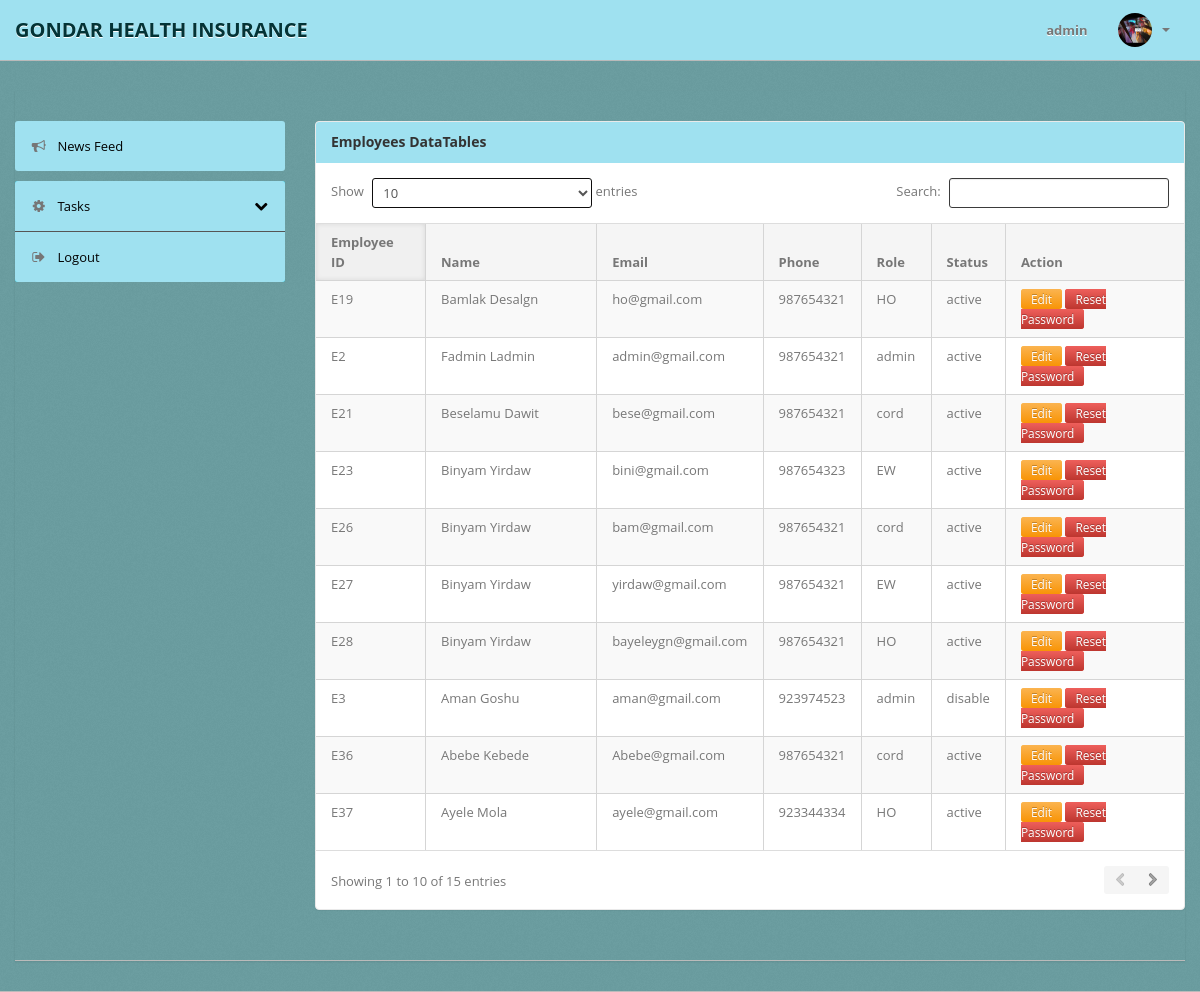
Page /admin/emp.php (signed in) on the committed database.
### tables this page shows
CREATE TABLE `Users` (
  `idUsers` int(11) NOT NULL,
  `Username` varchar(45) NOT NULL,
  `Fname` varchar(45) DEFAULT NULL,
  `Lname` varchar(45) DEFAULT NULL,
  `Address` varchar(500) DEFAULT NULL,
  `Phone` int(20) DEFAULT NULL,
  `Email` varchar(45) DEFAULT NULL,
  `Role` varchar(45) NOT NULL,
  `Sex` varchar(45) DEFAULT NULL,
  `pic` varchar(50) DEFAULT 'user.png',
  `Pass` varchar(500) NOT NULL
);

CREATE TABLE `Employees` (
  `idE` varchar(45) NOT NULL,
  `idUsers` int(11) NOT NULL,
  `Status` varchar(45) NOT NULL DEFAULT 'active'
);

### Backend/Backend.php (called while the page is built, shortened)
<?php
class Backend
{
    function fetch($conn, $table, $attr, $col)
    {
        if (is_string($attr)) {
            $attr = "'" . $attr . "'";
        }
        $query = mysqli_query($conn, "SELECT * FROM $table WHERE $col = " . $attr . ";") or die(mysqli_error($conn));
        $row = mysqli_fetch_assoc($query);
        if ($row == null) {
            return null;
        } else {
            return $row;
        }
    }
}

### admin/emp.php (the view, shortened to what this page needs)
<?php include 'navbar.php';
?>
<div class="wrapper">
    <div class="container">
        <?php include 'sidebar.php'; ?>
        <div class="span9">
            <div class="content">
                <?php endif;
                $obj = new Backend;
                $conn = $obj->connection();
                $sql = "SELECT * FROM Users join Employees on Users.idUsers = Employees.idUsers WHERE Role != 'cus'";
                $query = mysqli_query($conn, $sql) or die(mysqli_error($conn));
                ?>
                <div class="module">
                    <div class="module-head">
                        <h3>Employees DataTables</h3>
                    </div>
                    <div class="module-body table">
                        <table cellpadding="0" cellspacing="0" border="0" class="datatable-1 table table-bordered table-striped	 display" width="100%">
                            <thead>
                                <tr>
                                    <th>Employee ID</th>
                                    <th>Name</th>
                                    <th>Email</th>
                                    <th>Phone</th>
                                    <th>Role</th>
                                    <th>Status</th>
                                    <th>Action</th>
                                </tr>
                            </thead>
                            <tbody>
                                <?php while ($res = mysqli_fetch_assoc($query)) : ?>
                                    <tr class="odd gradeX">
                                        <td><?php echo $res['idE']; ?></td>
                                        <td><?php echo $res['Fname'] . " " . $res['Lname']; ?></td>
                                        <td><?php echo $res['Email']; ?></td>
                                        <td class="center"> <?php echo $res['Phone']; ?></td>
                                        <td class="center"><?php echo $res['Role']; ?></td>
                                        <td class="center"><?php echo $res['Status']; ?></td>
                                        <td class="center"><a class="btn-warning btn-small" href="regemp.php?edit=<?php echo $res['idUsers']; ?>">Edit</a> <a class="btn-danger btn-small" href="../Backend/resetPass.php?reset=<?php echo $res['idUsers']; ?>&un=<?php echo $res['Username']; ?>">Reset Password</a></td>
                                    </tr>
                                <?php endwhile; ?>
                            </tbody>
                        </table>
                    </div>
                </div>
            </div>
        </div>
    </div>
</div>
</div>
<?php include 'footers.php'; ?>

### admin/navbar.php (shortened to what this page needs)
<?php require_once 'headers.php';
require '../Backend/Backend.php';
$obj = new Backend;
$conn = $obj->connection();
$result = $obj->fetch($conn, 'Users', $_SESSION['id'], 'idUsers');
?>
<div class="navbar navbar-fixed-top">
    <div class="navbar-inner">
        <div class="container">
                <a class="brand" href="index.php">GONDAR HEALTH INSURANCE </a>
            <div class="nav-collapse collapse navbar-inverse-collapse">
                <ul class="nav pull-right">
                    <li><a><?php echo $retVal = (isset($result['Username'])) ? $result['Username'] : null; ?> </a></li>
                    <li class="nav-user dropdown"><a href="#" class="dropdown-toggle" data-toggle="dropdown">
                            <img src="../uploads/<?php echo $retVal = (isset($result['pic'])) ? $result['pic'] : null; ?>"  class="nav-avatar" />
                            <b class="caret"></b></a>
                    </li>
                </ul>
            </div>
        </div>
    </div>
</div>

### assets/css/style.css (style rules this page uses)
@media (min-width: 980px) { .nav-collapse.collapse { height: auto !important; overflow: visible !important; } }
@media (min-width: 1200px) { [class*="span"] { float: left; min-height: 1px; margin-left: 30px; } }
@media (min-width: 1200px) { .container, .navbar-static-top .container, .navbar-fixed-top .container, .navbar-fixed-bottom .container { width: 1170px; } }
@media (min-width: 1200px) { .span9 { width: 870px; } }

### rows in the picture
users: Username "admin", pic (picture)
employees: idE "E2", users.Fname "Fadmin", users.Lname "Ladmin", users.Email "admin@gmail.com", users.Phone "987654321", users.Role "admin", Status "active"
employees: idE "E3", users.Fname "Aman", users.Lname "Goshu", users.Email "aman@gmail.com", users.Phone "923974523", users.Role "admin", Status "disable"
employees: idE "E19", users.Fname "Bamlak", users.Lname "Desalgn", users.Email "ho@gmail.com", users.Phone "987654321", users.Role "HO", Status "active"
employees: idE "E21", users.Fname "Beselamu", users.Lname "Dawit", users.Email "bese@gmail.com", users.Phone "987654321", users.Role "cord", Status "active"
employees: idE "E23", users.Fname "Binyam", users.Lname "Yirdaw", users.Email "bini@gmail.com", users.Phone "987654323", users.Role "EW", Status "active"
employees: idE "E26", users.Fname "Binyam", users.Lname "Yirdaw", users.Email "bam@gmail.com", users.Phone "987654321", users.Role "cord", Status "active"
employees: idE "E27", users.Fname "Binyam", users.Lname "Yirdaw", users.Email "yirdaw@gmail.com", users.Phone "987654321", users.Role "EW", Status "active"
employees: idE "E28", users.Fname "Binyam", users.Lname "Yirdaw", users.Email "bayeleygn@gmail.com", users.Phone "987654321", users.Role "HO", Status "active"
employees: idE "E36", users.Fname "Abebe", users.Lname "Kebede", users.Email "Abebe@gmail.com", users.Phone "987654321", users.Role "cord", Status "active"
employees: idE "E37", users.Fname "Ayele", users.Lname "Mola", users.Email "ayele@gmail.com", users.Phone "923344334", users.Role "HO", Status "active"
